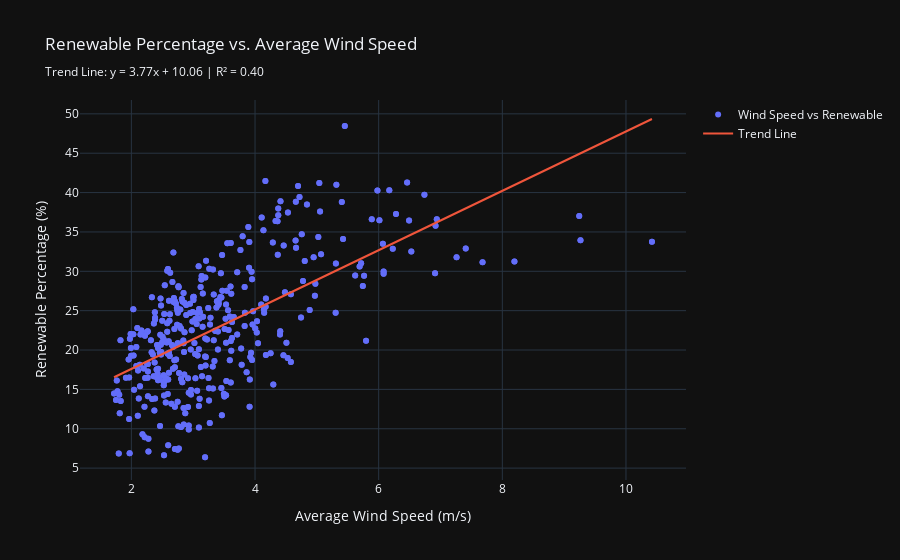

This figure's notebook cell:
### Markdown cell above
## Wind speed vs Renewable

### Code cell
import numpy as np
import pandas as pd
from sklearn.metrics import r2_score
import plotly.graph_objects as go

# Assuming df is your DataFrame and already includes 'Avg_Wind_Speed' and 'RenewablePercentage'
# Ensure there are no NaN values that could disrupt calculations
df.dropna(subset=['Avg_Wind_Speed', 'RenewablePercentage'], inplace=True)

# Calculate the coefficients of the polynomial fit (degree 1 for linear)
coefficients_wind = np.polyfit(df['Avg_Wind_Speed'], df['RenewablePercentage'], 1)
p_wind = np.poly1d(coefficients_wind)

# Calculate R^2
predicted_renewable_wind = p_wind(df['Avg_Wind_Speed'])
r_squared_wind = r2_score(df['RenewablePercentage'], predicted_renewable_wind)

# Prepare the plot
fig = go.Figure()

# Add scatter points
fig.add_trace(go.Scatter(x=df['Avg_Wind_Speed'], y=df['RenewablePercentage'], mode='markers', name='Wind Speed vs Renewable'))

# Add trend line
fig.add_trace(go.Scatter(x=df['Avg_Wind_Speed'], y=predicted_renewable_wind, mode='lines', name='Trend Line'))

# Update plot layout to include trend line equation and R^2 value
fig.update_layout(
    title=f'Renewable Percentage vs. Average Wind Speed<br><sub>Trend Line: y = {coefficients_wind[0]:.2f}x + {coefficients_wind[1]:.2f} | R² = {r_squared_wind:.2f}',
    xaxis_title='Average Wind Speed (m/s)',
    yaxis_title='Renewable Percentage (%)',
    template='plotly_dark'
)

fig.show()

### Figure 1 — Plotly figure (JSON) as saved in the notebook; plotly's stock layout.template omitted (floating-point values rounded to 4 significant figures; data arrays with more than 128 entries replaced by an {"elided": "..."} marker saying what was removed)
{"data": [{"mode": "markers", "name": "Wind Speed vs Renewable", "type": "scatter", "x": {"elided": "730 float values"}, "y": {"elided": "730 float values"}}, {"mode": "lines", "name": "Trend Line", "type": "scatter", "x": {"elided": "730 float values"}, "y": {"elided": "730 float values"}}], "layout": {"title": {"text": "Renewable Percentage vs. Average Wind Speed<br><sub>Trend Line: y = 3.77x + 10.06 | R² = 0.40"}, "xaxis": {"title": {"text": "Average Wind Speed (m/s)"}}, "yaxis": {"title": {"text": "Renewable Percentage (%)"}}}}
